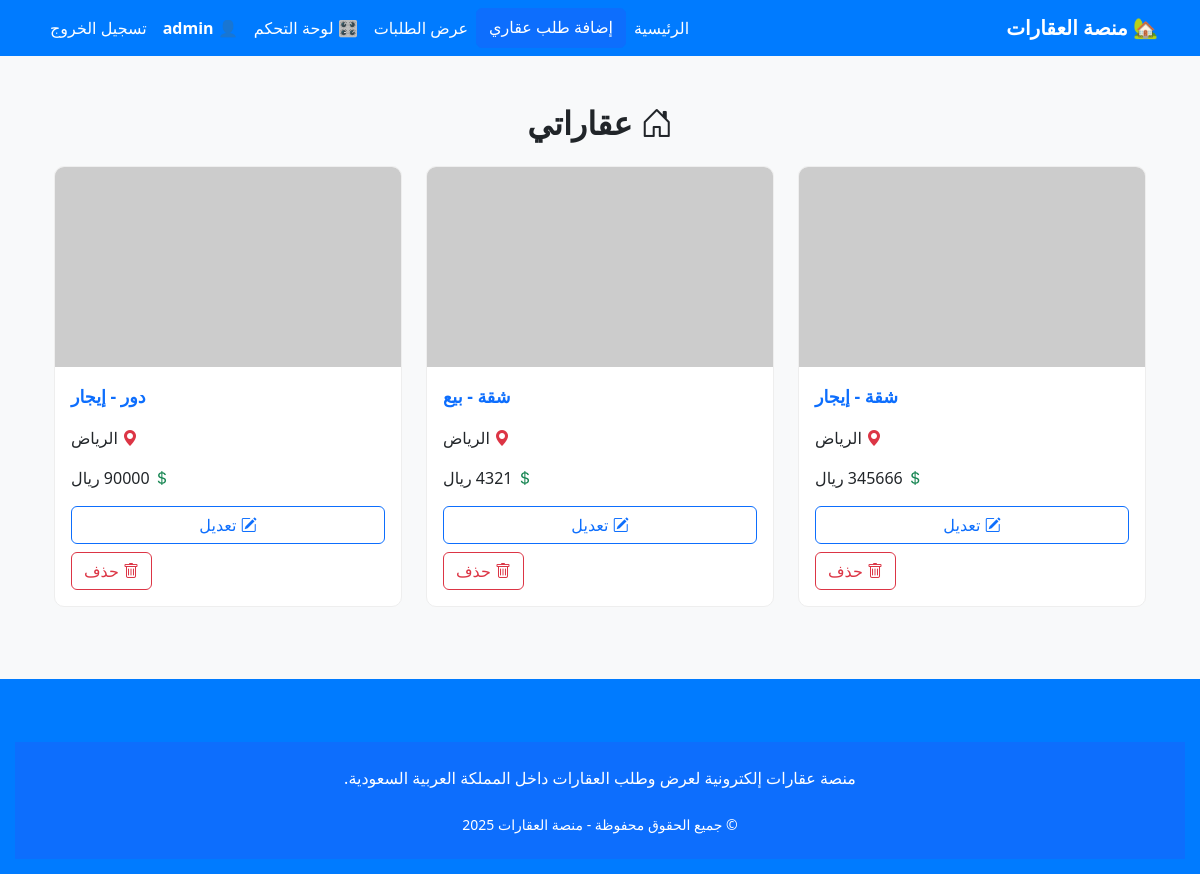
The app's page /عقاراتي/ (signed in), older data.
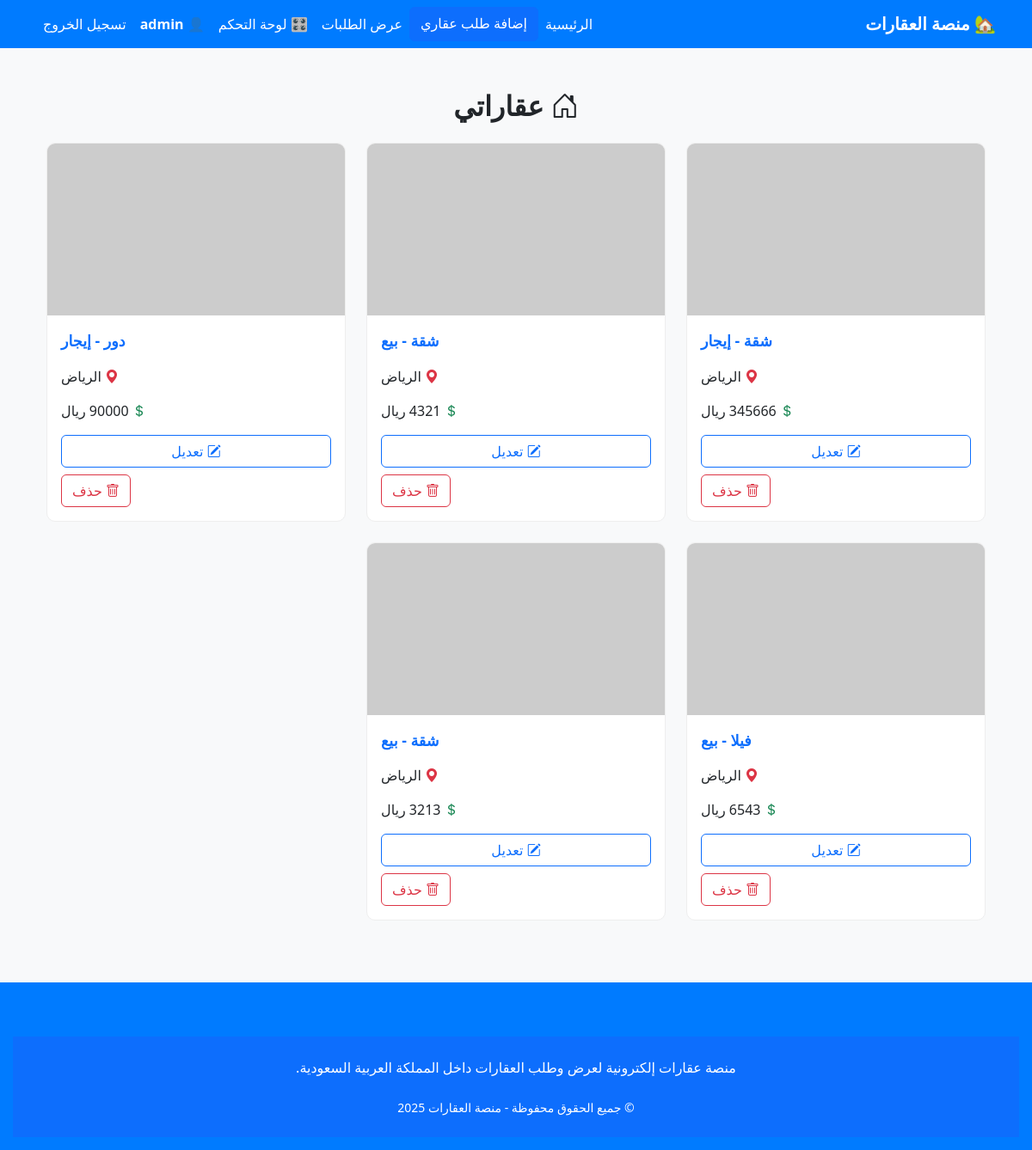
The same page, newer data.
### properties/models.py (models this page shows, shortened)
class Property(models.Model):
    price = models.DecimalField(max_digits=10, decimal_places=2, null=True, blank=True)
    user = models.ForeignKey(User, on_delete=models.CASCADE, related_name='properties')
    request_type = models.CharField(max_length=10, choices=REQUEST_TYPES)
    owner_type = models.CharField(max_length=10, choices=OWNER_TYPES)
    property_type = models.CharField(max_length=20, choices=PROPERTY_TYPES)
    city = models.CharField(max_length=100)
    district = models.CharField(max_length=100)
    area = models.FloatField()
    details = models.TextField(blank=True)
    full_name = models.CharField(max_length=255)
    phone = models.CharField(max_length=20)
    created_at = models.DateTimeField(auto_now_add=True)
    description = models.TextField(verbose_name="وصف العقار", blank=True, null=True)
    FINANCE_CHOICES = [
        (True, 'نعم'),
        (False, 'لا')
    ]
    is_finance_available = models.BooleanField(choices=FINANCE_CHOICES, default=False)

### properties/context_processors.py (called while the page is built)
def news_ticker(request):
    news_items = News.objects.filter(is_active=True).order_by('-created_at')
    return {'news_ticker_items': news_items}

def footer_settings(request):
    footer = FooterSettings.objects.first()
    return {'footer': footer}

### properties/views.py (called while the page is built)
@login_required
def my_properties(request):
    properties = Property.objects.filter(user=request.user)
    return render(request, 'properties/my_properties.html', {'properties': properties})

### properties/templates/properties/my_properties.html (shortened to what this page needs)
{% extends "base.html" %}
{% load static %}
{% block content %}
<link href="https://cdn.jsdelivr.net/npm/bootstrap-icons@1.10.5/font/bootstrap-icons.css" rel="stylesheet">
<div class="container mt-5">
    <h2 class="fw-bold text-center mb-4"><i class="bi bi-house-door"></i> عقاراتي</h2>
    {% if properties %}
        <div class="row">
            {% for property in properties %}
                <div class="col-md-4 mb-4 d-flex">
                    <div class="card property-card w-100">
                        {% if property.propertyimage_set.first %}
                            <img src="{{ property.propertyimage_set.first.image.url }}" class="property-image" alt="صورة العقار">
                        {% else %}
                            <img src="https://via.placeholder.com/400x200?text=لا+توجد+صورة" class="property-image" alt="لا توجد صورة">
                        {% endif %}
                        <div class="card-body text-end">
                            <p class="property-title text-primary">
                                {{ property.get_property_type_display }} - {{ property.get_request_type_display }}
                            </p>
                            <p><i class="bi bi-geo-alt-fill text-danger"></i> {{ property.city }}</p>
                            <p><i class="bi bi-currency-dollar text-success"></i>
                                {% if property.price %}
                                    {{ property.price|floatformat:0 }} ريال
                                {% else %}
                                    غير محدد
                                {% endif %}
                            </p>
                            <div class="d-grid gap-2 mt-3">
                                <a href="{% url 'edit_property' property.id %}" class="btn btn-outline-primary">
                                    <i class="bi bi-pencil-square"></i> تعديل
                                </a>
                                <form method="POST" action="{% url 'delete_property' property.id %}" onsubmit="return confirm('هل أنت متأكد أنك تريد حذف هذا العقار؟');">
                                    <button type="submit" class="btn btn-outline-danger">
                                        <i class="bi bi-trash"></i> حذف
                                    </button>
                                </form>
                            </div>
                        </div>
                    </div>
                </div>
            {% endfor %}
        </div>
    {% else %}
        <div class="alert alert-info text-center">
            <i class="bi bi-info-circle"></i> لا توجد عقارات مسجلة حاليًا.
        </div>
    {% endif %}
</div>
{% endblock %}

Row changes from the older to the newer data that the page shows:
added Property: property_type "فيلا", request_type "بيع", city "الرياض"
added Property: property_type "شقة", request_type "بيع", city "الرياض"
